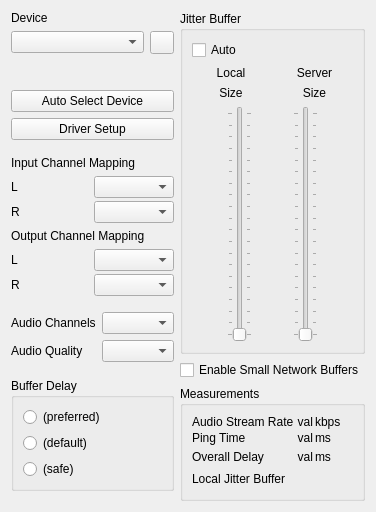
     <widget class="QWidget" name="tab_1_AudioNet">
      <attribute name="title">
       <string>Audio/Network Setup</string>
      </attribute>
      <layout class="QHBoxLayout" name="horizontalLayout_6">
       <item>
        <layout class="QHBoxLayout" name="horizontalLayout_5">
         <item>
          <layout class="QVBoxLayout" name="verticalLayout_3">
           <item>
            <widget class="QLabel" name="lblSoundcardDevice">
             <property name="text">
              <string>Device</string>
             </property>
            </widget>
           </item>
           <item>
             <layout class="QHBoxLayout" name="horizontalLayout_Soundcard">
               <item>
                 <widget class="QComboBox" name="cbxSoundcard">
                   <property name="sizePolicy">
                     <sizepolicy hsizetype="Preferred" vsizetype="Fixed">
                       <horstretch>0</horstretch>
                       <verstretch>0</verstretch>
                     </sizepolicy>
                   </property>
                   <property name="minimumSize">
                     <size>
                       <width>0</width>
                       <height>0</height>
                     </size>
                   </property>
                 </widget>
               </item>
               <item>
                 <widget class="QToolButton" name="butDriverReset">
                   <property name="toolTip">
                     <string>Reset Driver</string>
                   </property>
                 </widget>
               </item>
             </layout>
           </item>
           <item>
            <spacer name="verticalSpacer_3">
             <property name="orientation">
              <enum>Qt::Vertical</enum>
             </property>
             <property name="sizeType">
              <enum>QSizePolicy::Expanding</enum>
             </property>
             <property name="sizeHint" stdset="0">
              <size>
               <width>20</width>
               <height>10</height>
              </size>
             </property>
            </spacer>
           </item>
           <item>
             <widget class="QLabel" name="lblErrors">
             </widget>
           </item>
           <item>
             <widget class="QPushButton" name="butTryLoadAnyDriver">
               <property name="text">
                 <string>Auto Select Device</string>
               </property>
             </widget>
           </item>
           <item>
            <widget class="QPushButton" name="butDriverSetup">
             <property name="sizePolicy">
              <sizepolicy hsizetype="Preferred" vsizetype="Fixed">
               <horstretch>0</horstretch>
               <verstretch>0</verstretch>
              </sizepolicy>
             </property>
             <property name="text">
              <string>Driver Setup</string>
             </property>
             <property name="autoDefault">
              <bool>false</bool>
             </property>
            </widget>
           </item>
           <item>
            <spacer name="verticalSpacer_5">
             <property name="orientation">
              <enum>Qt::Vertical</enum>
             </property>
             <property name="sizeHint" stdset="0">
              <size>
               <width>20</width>
               <height>10</height>
              </size>
             </property>
            </spacer>
           </item>
           <item>
            <widget class="QFrame" name="FrameSoundcardChannelSelection">
             <property name="sizePolicy">
              <sizepolicy hsizetype="Preferred" vsizetype="Preferred">
               <horstretch>0</horstretch>
               <verstretch>0</verstretch>
              </sizepolicy>
             </property>
             <property name="frameShape">
              <enum>QFrame::NoFrame</enum>
             </property>
             <property name="frameShadow">
              <enum>QFrame::Plain</enum>
             </property>
             <layout class="QVBoxLayout" name="_2">
              <property name="leftMargin">
               <number>0</number>
              </property>
              <property name="topMargin">
               <number>0</number>
              </property>
              <property name="rightMargin">
               <number>0</number>
              </property>
              <property name="bottomMargin">
               <number>0</number>
              </property>
              <item>
               <widget class="QLabel" name="lblInChannelMapping">
                <property name="text">
                 <string>Input Channel Mapping</string>
                </property>
               </widget>
              </item>
              <item>
               <layout class="QHBoxLayout" name="_3">
                <property name="spacing">
                 <number>3</number>
                </property>
                <item>
                 <layout class="QVBoxLayout" name="_4">
                  <item>
                   <widget class="QLabel" name="lblLInChan">
                    <property name="sizePolicy">
                     <sizepolicy hsizetype="Preferred" vsizetype="Preferred">
                      <horstretch>0</horstretch>
                      <verstretch>0</verstretch>
                     </sizepolicy>
                    </property>
                    <property name="text">
                     <string>L</string>
                    </property>
                   </widget>
                  </item>
                  <item>
                   <widget class="QLabel" name="lblRInChan">
                    <property name="sizePolicy">
                     <sizepolicy hsizetype="Preferred" vsizetype="Preferred">
                      <horstretch>0</horstretch>
                      <verstretch>0</verstretch>
                     </sizepolicy>
                    </property>
                    <property name="text">
                     <string>R</string>
                    </property>
                   </widget>
                  </item>
                 </layout>
                </item>
                <item>
                 <layout class="QVBoxLayout" name="_5">
                  <property name="spacing">
                   <number>3</number>
                  </property>
                  <item>
                   <widget class="QComboBox" name="cbxLInChan"/>
                  </item>
                  <item>
                   <widget class="QComboBox" name="cbxRInChan"/>
                  </item>
                 </layout>
                </item>
               </layout>
              </item>
              <item>
               <widget class="QLabel" name="lblOutChannelMapping">
                <property name="text">
                 <string>Output Channel Mapping</string>
                </property>
               </widget>
              </item>
              <item>
               <layout class="QHBoxLayout" name="_6">
                <property name="spacing">
                 <number>3</number>
                </property>
                <item>
                 <layout class="QVBoxLayout" name="_7">
                  <item>
                   <widget class="QLabel" name="lblLOutChan">
                    <property name="sizePolicy">
                     <sizepolicy hsizetype="Preferred" vsizetype="Preferred">
                      <horstretch>0</horstretch>
                      <verstretch>0</verstretch>
                     </sizepolicy>
                    </property>
                    <property name="text">
                     <string>L</string>
                    </property>
                   </widget>
                  </item>
                  <item>
                   <widget class="QLabel" name="lblROutChan">
                    <property name="sizePolicy">
                     <sizepolicy hsizetype="Preferred" vsizetype="Preferred">
                      <horstretch>0</horstretch>
                      <verstretch>0</verstretch>
                     </sizepolicy>
                    </property>
                    <property name="text">
                     <string>R</string>
                    </property>
                   </widget>
                  </item>
                 </layout>
                </item>
                <item>
                 <layout class="QVBoxLayout" name="_8">
                  <property name="spacing">
                   <number>3</number>
                  </property>
                  <item>
                   <widget class="QComboBox" name="cbxLOutChan"/>
                  </item>
                  <item>
                   <widget class="QComboBox" name="cbxROutChan"/>
                  </item>
                 </layout>
                </item>
               </layout>
              </item>
             </layout>
            </widget>
           </item>
           <item>
            <spacer name="verticalSpacer_6">
             <property name="orientation">
              <enum>Qt::Vertical</enum>
             </property>
             <property name="sizeType">
              <enum>QSizePolicy::Expanding</enum>
             </property>
             <property name="sizeHint" stdset="0">
              <size>
               <width>20</width>
               <height>10</height>
              </size>
             </property>
            </spacer>
           </item>
           <item>
            <layout class="QHBoxLayout" name="horizontalLayout">
             <item>
              <layout class="QVBoxLayout" name="verticalLayout_2">
               <item>
                <widget class="QLabel" name="lblAudioChannels">
                 <property name="text">
                  <string>Audio Channels</string>
                 </property>
                </widget>
               </item>
               <item>
                <widget class="QLabel" name="lblAudioQuality">
                 <property name="text">
                  <string>Audio Quality</string>
                 </property>
                </widget>
               </item>
              </layout>
             </item>
             <item>
              <layout class="QVBoxLayout" name="verticalLayout">
               <item>
                <widget class="QComboBox" name="cbxAudioChannels"/>
               </item>
               <item>
                <widget class="QComboBox" name="cbxAudioQuality"/>
               </item>
              </layout>
             </item>
            </layout>
           </item>
           <item>
            <spacer name="verticalSpacer_10">
             <property name="orientation">
              <enum>Qt::Vertical</enum>
             </property>
             <property name="sizeHint" stdset="0">
              <size>
               <width>20</width>
               <height>10</height>
              </size>
             </property>
            </spacer>
           </item>
           <item>
            <widget class="QGroupBox" name="grbSoundCrdBufDelay">
             <property name="title">
              <string>Buffer Delay</string>
             </property>
             <layout class="QVBoxLayout" name="_9">
              <item>
               <widget class="QRadioButton" name="rbtBufferDelayPreferred">
                <property name="sizePolicy">
                 <sizepolicy hsizetype="Preferred" vsizetype="Fixed">
                  <horstretch>0</horstretch>
                  <verstretch>0</verstretch>
                 </sizepolicy>
                </property>
                <property name="text">
                 <string>(preferred)</string>
                </property>
               </widget>
              </item>
              <item>
               <widget class="QRadioButton" name="rbtBufferDelayDefault">
                <property name="sizePolicy">
                 <sizepolicy hsizetype="Preferred" vsizetype="Fixed">
                  <horstretch>0</horstretch>
                  <verstretch>0</verstretch>
                 </sizepolicy>
                </property>
                <property name="text">
                 <string>(default)</string>
                </property>
               </widget>
              </item>
              <item>
               <widget class="QRadioButton" name="rbtBufferDelaySafe">
                <property name="sizePolicy">
                 <sizepolicy hsizetype="Preferred" vsizetype="Fixed">
                  <horstretch>0</horstretch>
                  <verstretch>0</verstretch>
                 </sizepolicy>
                </property>
                <property name="text">
                 <string>(safe)</string>
                </property>
               </widget>
              </item>
             </layout>
            </widget>
           </item>
           <item>
            <spacer name="verticalSpacer_12">
             <property name="orientation">
              <enum>Qt::Vertical</enum>
             </property>
             <property name="sizeType">
              <enum>QSizePolicy::Expanding</enum>
             </property>
             <property name="sizeHint" stdset="0">
              <size>
               <width>17</width>
               <height>10</height>
              </size>
             </property>
            </spacer>
           </item>
          </layout>
         </item>
         <item>
          <spacer name="horizontalSpacer_3">
           <property name="orientation">
            <enum>Qt::Horizontal</enum>
           </property>
           <property name="sizeType">
            <enum>QSizePolicy::MinimumExpanding</enum>
           </property>
           <property name="sizeHint" stdset="0">
            <size>
             <width>0</width>
             <height>20</height>
            </size>
           </property>
          </spacer>
         </item>
         <item>
          <layout class="QVBoxLayout" name="verticalLayout_13">
           <item>
            <widget class="QGroupBox" name="grbJitterBuffer">
             <property name="title">
              <string>Jitter Buffer</string>
             </property>
             <layout class="QVBoxLayout" name="_15">
              <item>
               <widget class="QCheckBox" name="chbAutoJitBuf">
                <property name="sizePolicy">
                 <sizepolicy hsizetype="Preferred" vsizetype="Fixed">
                  <horstretch>0</horstretch>
                  <verstretch>0</verstretch>
                 </sizepolicy>
                </property>
                <property name="text">
                 <string>Auto</string>
                </property>
               </widget>
              </item>
              <item>
               <layout class="QHBoxLayout" name="_16">
                <item>
                 <widget class="QLabel" name="lblNetBufLabel">
                  <property name="text">
                   <string>Local</string>
                  </property>
                  <property name="alignment">
                   <set>Qt::AlignCenter</set>
                  </property>
                  <property name="wordWrap">
                   <bool>false</bool>
                  </property>
                 </widget>
                </item>
                <item>
                 <widget class="QLabel" name="lblNetBufServerLabel">
                  <property name="text">
                   <string>Server</string>
                  </property>
                  <property name="alignment">
                   <set>Qt::AlignCenter</set>
                  </property>
                  <property name="wordWrap">
                   <bool>false</bool>
                  </property>
                 </widget>
                </item>
               </layout>
              </item>
              <item>
               <layout class="QHBoxLayout" name="_17">
                <item>
                 <widget class="QLabel" name="lblNetBuf">
                  <property name="text">
                   <string>Size</string>
                  </property>
                  <property name="alignment">
                   <set>Qt::AlignCenter</set>
                  </property>
                  <property name="wordWrap">
                   <bool>false</bool>
                  </property>
                 </widget>
                </item>
                <item>
                 <widget class="QLabel" name="lblNetBufServer">
                  <property name="text">
                   <string>Size</string>
                  </property>
                  <property name="alignment">
                   <set>Qt::AlignCenter</set>
                  </property>
                  <property name="wordWrap">
                   <bool>false</bool>
                  </property>
                 </widget>
                </item>
               </layout>
              </item>
              <item>
               <layout class="QHBoxLayout" name="_18">
                <item>
                 <spacer>
                  <property name="orientation">
                   <enum>Qt::Horizontal</enum>
                  </property>
                  <property name="sizeType">
                   <enum>QSizePolicy::Minimum</enum>
                  </property>
                  <property name="sizeHint" stdset="0">
                   <size>
                    <width>0</width>
                    <height>0</height>
                   </size>
                  </property>
                 </spacer>
                </item>
                <item>
                 <widget class="QSlider" name="sldNetBuf">
                  <property name="minimum">
                   <number>1</number>
                  </property>
                  <property name="maximum">
                   <number>20</number>
                  </property>
                  <property name="pageStep">
                   <number>1</number>
                  </property>
                  <property name="orientation">
                   <enum>Qt::Vertical</enum>
                  </property>
                  <property name="tickPosition">
                   <enum>QSlider::TicksBothSides</enum>
                  </property>
                 </widget>
                </item>
                <item>
                 <spacer>
                  <property name="orientation">
                   <enum>Qt::Horizontal</enum>
                  </property>
                  <property name="sizeType">
                   <enum>QSizePolicy::Minimum</enum>
                  </property>
                  <property name="sizeHint" stdset="0">
                   <size>
                    <width>0</width>
                    <height>0</height>
                   </size>
                  </property>
                 </spacer>
                </item>
                <item>
                 <widget class="QSlider" name="sldNetBufServer">
                  <property name="minimum">
                   <number>1</number>
                  </property>
                  <property name="maximum">
                   <number>20</number>
                  </property>
                  <property name="pageStep">
                   <number>1</number>
                  </property>
                  <property name="orientation">
                   <enum>Qt::Vertical</enum>
                  </property>
                  <property name="tickPosition">
                   <enum>QSlider::TicksBothSides</enum>
                  </property>
                 </widget>
                </item>
               </layout>
              </item>
             </layout>
            </widget>
           </item>
           <item>
            <widget class="QCheckBox" name="chbEnableOPUS64">
             <property name="sizePolicy">
              <sizepolicy hsizetype="Preferred" vsizetype="Fixed">
               <horstretch>0</horstretch>
               <verstretch>0</verstretch>
              </sizepolicy>
             </property>
             <property name="text">
              <string>Enable Small Network Buffers</string>
             </property>
            </widget>
           </item>
           <item>
            <widget class="QGroupBox" name="grbMeasureResults">
             <property name="title">
              <string>Measurements</string>
             </property>
             <layout class="QVBoxLayout" name="verticalLayout_14">
              <property name="spacing">
               <number>2</number>
              </property>
              <item>
               <layout class="QGridLayout" name="_10">
                <item row="0" column="0">
                 <widget class="QLabel" name="lblUpstream">
                  <property name="text">
                   <string>Audio Stream Rate</string>
                  </property>
                  <property name="alignment">
                   <set>Qt::AlignLeading|Qt::AlignLeft|Qt::AlignVCenter</set>
                  </property>
                 </widget>
                </item>
                <item row="0" column="1">
                 <widget class="QLabel" name="lblUpstreamValue">
                  <property name="text">
                   <string>val</string>
                  </property>
                  <property name="alignment">
                   <set>Qt::AlignRight|Qt::AlignTrailing|Qt::AlignVCenter</set>
                  </property>
                  <property name="margin">
                   <number>2</number>
                  </property>
                 </widget>
                </item>
                <item row="0" column="2" colspan="2">
                 <widget class="QLabel" name="lblUpstreamUnit">
                  <property name="text">
                   <string>kbps</string>
                  </property>
                  <property name="alignment">
                   <set>Qt::AlignLeading|Qt::AlignLeft|Qt::AlignVCenter</set>
                  </property>
                 </widget>
                </item>
                <item row="1" column="0">
                 <widget class="QLabel" name="lblPingTime">
                  <property name="text">
                   <string>Ping Time</string>
                  </property>
                 </widget>
                </item>
                <item row="1" column="1">
                 <widget class="QLabel" name="lblPingTimeValue">
                  <property name="text">
                   <string>val</string>
                  </property>
                  <property name="alignment">
                   <set>Qt::AlignRight|Qt::AlignTrailing|Qt::AlignVCenter</set>
                  </property>
                  <property name="margin">
                   <number>2</number>
                  </property>
                 </widget>
                </item>
                <item row="1" column="2">
                 <widget class="QLabel" name="lblPingTimeUnit">
                  <property name="text">
                   <string>ms</string>
                  </property>
                  <property name="alignment">
                   <set>Qt::AlignLeading|Qt::AlignLeft|Qt::AlignVCenter</set>
                  </property>
                 </widget>
                </item>
                <item row="2" column="0">
                 <widget class="QLabel" name="lblOverallDelay">
                  <property name="text">
                   <string>Overall Delay</string>
                  </property>
                 </widget>
                </item>
                <item row="2" column="1">
                 <widget class="QLabel" name="lblOverallDelayValue">
                  <property name="text">
                   <string>val</string>
                  </property>
                  <property name="alignment">
                   <set>Qt::AlignRight|Qt::AlignTrailing|Qt::AlignVCenter</set>
                  </property>
                  <property name="margin">
                   <number>2</number>
                  </property>
                 </widget>
                </item>
                <item row="2" column="2">
                 <widget class="QLabel" name="lblOverallDelayUnit">
                  <property name="text">
                   <string>ms</string>
                  </property>
                  <property name="alignment">
                   <set>Qt::AlignLeading|Qt::AlignLeft|Qt::AlignVCenter</set>
                  </property>
                 </widget>
                </item>
                <item row="2" column="3">
                 <widget class="CMultiColorLED" name="ledOverallDelay" native="true">
                  <property name="sizePolicy">
                   <sizepolicy hsizetype="Fixed" vsizetype="Fixed">
                    <horstretch>0</horstretch>
                    <verstretch>0</verstretch>
                   </sizepolicy>
                  </property>
                  <property name="minimumSize">
                   <size>
                    <width>20</width>
                    <height>20</height>
                   </size>
                  </property>
                  <property name="maximumSize">
                   <size>
                    <width>20</width>
                    <height>20</height>
                   </size>
                  </property>
                 </widget>
                </item>
                <item row="3" column="0" colspan="3">
                 <widget class="QLabel" name="lblNetLEDLabel">
                  <property name="text">
                   <string>Local Jitter Buffer</string>
                  </property>
                 </widget>
                </item>
                <item row="3" column="3">
                 <widget class="CMultiColorLED" name="ledNetw" native="true">
                  <property name="sizePolicy">
                   <sizepolicy hsizetype="Fixed" vsizetype="Fixed">
                    <horstretch>0</horstretch>
                    <verstretch>0</verstretch>
                   </sizepolicy>
                  </property>
                  <property name="minimumSize">
                   <size>
                    <width>20</width>
                    <height>20</height>
                   </size>
                  </property>
                  <property name="maximumSize">
                   <size>
                    <width>20</width>
                    <height>20</height>
                   </size>
                  </property>
                 </widget>
                </item>
               </layout>
              </item>
             </layout>
            </widget>
           </item>
          </layout>
         </item>
         <item>
          <spacer name="horizontalSpacer_5">
           <property name="orientation">
            <enum>Qt::Horizontal</enum>
           </property>
           <property name="sizeType">
            <enum>QSizePolicy::Minimum</enum>
           </property>
           <property name="sizeHint" stdset="0">
            <size>
             <width>0</width>
             <height>20</height>
            </size>
           </property>
          </spacer>
         </item>
        </layout>
       </item>
      </layout>
     </widget>
